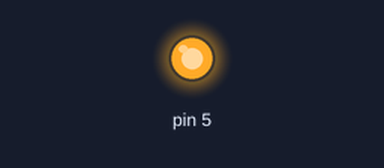
The sketch below on a simulated Arduino Uno, built with avr-gcc and run on an emulated ATmega328P. On the bench: output pins drawn as LEDs (lit = HIGH).

Above: at 5.2 s.
At 10.4 s:
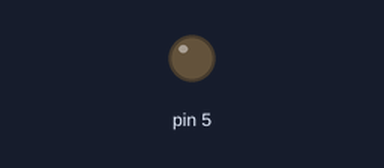
Timing chart, 0 to 13.5 s (numbered marks = the images above):
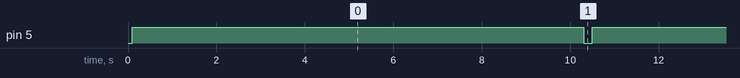

The sketch:

sketch_jul26a.ino
```cpp
/*
  Fade
  This example shows how to fade an LED on pin 9
  using the analogWrite() function.

  The analogWrite() function uses PWM, so if  you
  want to change the pin you're using, be  sure to
  use another PWM capable pin. On most  Arduino,
  the PWM pins are identified with   a "~" sign,
  like ~3, ~5, ~6, ~9, ~10 and ~11.
*/

int brightness = 0;

void setup()
{
  pinMode(5, OUTPUT);
}

void loop()
{
  for (brightness = 0; brightness <= 255; brightness += 5) {
    digitalWrite(5, brightness);
    delay(100); // Wait for 30 millisecond(s)
  }
  for (brightness = 255; brightness >= 0; brightness -= 5) {
    digitalWrite(5, brightness);
    delay(100); // Wait for 30 millisecond(s)
  }
}
```

Measured:
- by itself, pin 5: alternates HIGH for 10.2 s and LOW for 0.20 s
